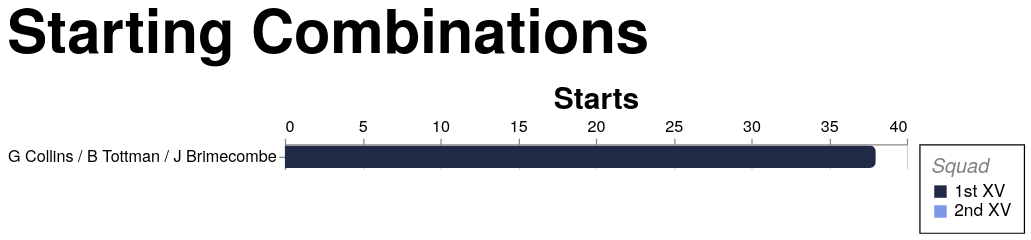

The Vega-Lite source for this figure:
### Vega-Lite specification from a JSON file in a GitHub repository (floating-point values rounded to 4 significant figures; data arrays with more than 128 entries replaced by an {"elided": "..."} marker saying what was removed)
{"config": {"axis": {"labelFont": "PT Sans Narrow, Helvetica Neue, Helvetica, Arial, sans-serif", "titleFont": "PT Sans Narrow, Helvetica Neue, Helvetica, Arial, sans-serif", "labelFontSize": 13, "titleFontSize": 24, "gridColor": "#202947", "gridOpacity": 0.2, "zindex": 1}, "text": {"font": "Lato, sans-serif"}, "bar": {"cornerRadiusEnd": 5}, "header": {"labelFont": "PT Sans Narrow, Helvetica Neue, Helvetica, Arial, sans-serif", "titleFont": "PT Sans Narrow, Helvetica Neue, Helvetica, Arial, sans-serif", "labelFontSize": 24, "titleFontSize": 28, "labelFontWeight": "bold", "orient": "left"}, "legend": {"labelFont": "PT Sans Narrow, Helvetica Neue, Helvetica, Arial, sans-serif", "titleFont": "PT Sans Narrow, Helvetica Neue, Helvetica, Arial, sans-serif", "labelFontSize": 14, "titleFontSize": 16, "titlePadding": 5, "fillColor": "white", "strokeColor": "black", "padding": 10, "titleFontWeight": "lighter", "titleFontStyle": "italic", "titleColor": "gray", "offset": 10}, "title": {"font": "PT Sans Narrow, Helvetica Neue, Helvetica, Arial, sans-serif", "fontSize": 48, "fontWeight": "bold", "anchor": "start", "align": "center", "titlePadding": 20, "subtitlePadding": 10, "subtitleFontSize": 13, "subtitleColor": "", "subtitleFontStyle": "italic", "offset": 15, "color": "black"}, "axisX": {"labelAngle": 0}, "facet": {"title": null, "header": null, "align": {"row": "each", "column": "each"}, "spacing": 10}, "resolve": {"scale": {"y": "independent", "facet": "independent"}}, "background": "transparent", "scale": {"offsetBandPaddingOuter": 0.2, "offsetBandPaddingInner": 0.1}, "view": {"stroke": null, "background": "transparent"}}, "data": {"name": "data-73b7dca3a6cad844297f0e0e17edc21f"}, "mark": {"type": "bar"}, "encoding": {"color": {"field": "squad", "legend": {"labelExpr": "datum.value + ' XV'", "title": "Squad"}, "scale": {"domain": ["1st", "2nd"], "range": ["#202946", "#7d96e8"]}, "type": "nominal"}, "tooltip": [{"field": "combination", "title": "Combination", "type": "nominal"}, {"field": "frequency", "title": "Starts", "type": "quantitative"}, {"field": "squad", "title": "Squad", "type": "nominal"}], "x": {"axis": {"orient": "top", "tickMinStep": 5}, "field": "frequency", "title": "Starts", "type": "quantitative"}, "y": {"axis": {"labelLimit": 360}, "field": "combination", "sort": "-x", "title": null, "type": "nominal"}}, "height": {"step": 20}, "params": [{"name": "seasonParam", "value": []}, {"name": "gameTypesParam", "value": []}, {"name": "gameTypeParam", "value": "All"}, {"name": "squadParam", "value": "All"}, {"name": "combinationParam", "value": "front_row"}, {"name": "minAppsParam", "value": 10}], "title": {"text": "Starting Combinations"}, "transform": [{"filter": "length(seasonParam) === 0 || indexof(seasonParam, datum.season) >= 0"}, {"filter": "length(gameTypesParam) === 0 || indexof(gameTypesParam, datum.game_type) >= 0"}, {"filter": "squadParam === \"All\" || datum.squad === squadParam"}, {"filter": "datum.unit_key === combinationParam"}, {"aggregate": [{"op": "count", "as": "frequency"}], "groupby": ["combination", "squad"]}, {"filter": "datum.frequency >= minAppsParam"}], "width": 500, "$schema": "https://vega.github.io/schema/vega-lite/v5.20.1.json", "datasets": {"data-73b7dca3a6cad844297f0e0e17edc21f": {"elided": "1721 records"}}}
